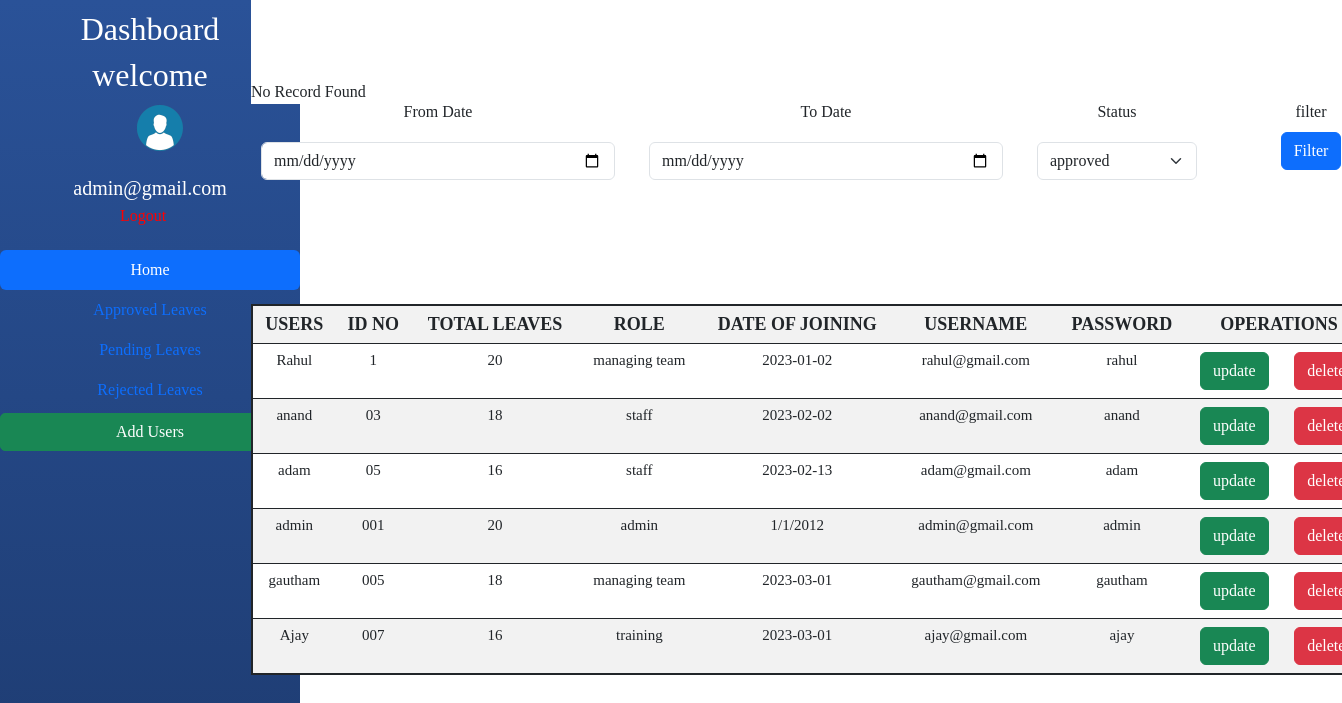
The page /adminhome.php (signed in) on the database its author committed.
### tables this page shows
CREATE TABLE `add_users` (
  `sl_no` int NOT NULL,
  `name` varchar(20) DEFAULT NULL,
  `id_no` varchar(20) DEFAULT NULL,
  `total_leaves` varchar(20) DEFAULT NULL,
  `role` varchar(20) DEFAULT NULL,
  `date_of_joining` varchar(30) DEFAULT NULL,
  `username` varchar(20) DEFAULT NULL,
  `password` varchar(20) DEFAULT NULL
);

### approved_leave.php (the view, shortened to what this page needs)
<html>
 <head>
  <link href="https://cdn.jsdelivr.net/npm/bootstrap@5.3.0-alpha1/dist/css/bootstrap.min.css" rel="stylesheet">
 </head>
 <body>
 </body>
</html>

### dashboard.php (shortened to what this page needs)
<html>
 <head>
  <link href="https://cdn.jsdelivr.net/npm/bootstrap@5.3.0-alpha1/dist/css/bootstrap.min.css" rel="stylesheet">
  <link rel="stylesheet" type="text/css" href="dashboard.css"/>
 </head>
 <body>
  <div class="dashboard-full">
   <div class="dashboard">
    <h2>Dashboard</h2>
    <h2>welcome</h2>
    <img class="userimg" src="User-Profile-PNG-High-Quality-Image.png"/>
    <a href="logout.php" class="logout">Logout</a>
    <?php
   $con=mysqli_connect("localhost","gokul","gokul","leave_management_system");
   $sel=mysqli_query($con,"select * from add_users where username='$a'");
   $r=mysqli_fetch_row($sel);
    ?>
    <div class="name">
    <?php
    echo" $r[6] <br>";
    ?>
    </div>
   </div>
  </div>
 </body>
</html>

### admin-home.php (shortened to what this page needs)
<html>
 <head>
  <link href="https://cdn.jsdelivr.net/npm/bootstrap@5.3.0-alpha1/dist/css/bootstrap.min.css" rel="stylesheet">
 </head>
 <body>
  <div class="container">
   <div class="add-user">
    <button type="button" class="btn btn-success btn-add_user" data-bs-toggle="modal" data-bs-target="#staticBackdrop">Add Users</button>
   </div>
   <table class="table table-striped table1">
    <tr>
     <th>Users</th>
     <th>Id no</th>
     <th>Total Leaves</th>
     <th>Role</th>
     <th>Date of joining</th>
     <th>Username</th>
     <th>password</th>
     <th colspan="2">operations</th>
    </tr>
<?php
  $con=mysqli_connect("localhost","gokul","gokul","leave_management_system");
  $sel=mysqli_query($con,"select * from add_users");
  if(mysqli_num_rows($sel)>0)
  {
  while($r=mysqli_fetch_row($sel))
  {
?>
    <tr>
     <td><?php echo $r[1];?></td>
     <td><?php echo $r[2];?></td>
     <td><?php echo $r[3];?></td>
     <td><?php echo $r[4];?></td>
     <td><?php echo $r[5];?></td>
     <td><?php echo $r[6];?></td>
     <td><?php echo $r[7];?></td>
     <td><button class="btn btn-success btn1"><a href="update.php?updateid=<?php echo$r[0]?> ">update</a></button></td>
     <td><button class="btn btn-danger btn1" id="btn"><a href="delete.php?deleteid=<?php echo$r[0]?> ">delete</a></button></td>
    </tr>
<?php
  }
  }
?>
   </table>
  </div>
 </body>
</html>

### dashboard.css (style rules this page uses)
* { padding:0px; margin:0px; font-family: 'Arial, Helvetica, sans-serif'; }
.dashboard { height:100vh; width:100%; max-width: 300px; position: fixed; left:0px; text-align: center; background-image: linear-gradient(to top, #1e3c72 0%, #1e3c72 1%, #2a5298 100%); padding:10px; }
.dashboard h2 { color:white; }
.logout { text-decoration: none; color:red; padding-top:10px ; line-height: 2; position:absolute; top:180px; left:120px; margin-top:10px; }
.dashboard h2 { text-align: center; }
.dashboard .userimg { width:50px; height:50px; position: relative; left:10px; }
.name { color:white; text-align: center; padding-top:20px ; font-size: 20px;; }

### admin.css (style rules this page uses)
* { padding:unset; margin:unset; font-family: 'Arial, Helvetica, sans-serif'; }
.btn1 a { text-decoration: none; color:white; }
.btn a { text-decoration: none; color:white; }
.btn-add_user { width:300px; border-radius:5px; }
.add-user { position:fixed; left:0px; top:413px; }
.container { padding-left:0px; padding-right:0px; }
.table1 { position:relative; left:0px; text-align: center; border:2px solid; margin-top:200px; margin-bottom:20px; }
.table1 th { text-transform: uppercase; font-size:18px; }
.table1 td { font-size:15px; }

### date-admin.css (style rules this page uses)
* { font-family:Arial, Helvetica, sans-serif; }
.container { position:relative; }

### rows shown on the page
add_users: username "admin@gmail.com", name "admin", id_no "001", total_leaves "20", role "admin", date_of_joining "1/1/2012", password "admin"
add_users: name "Rahul", id_no "1", total_leaves "20", role "managing team", date_of_joining "2023-01-02", username "rahul@gmail.com", password "rahul"
add_users: name "anand", id_no "03", total_leaves "18", role "staff", date_of_joining "2023-02-02", username "anand@gmail.com", password "anand"
add_users: name "adam", id_no "05", total_leaves "16", role "staff", date_of_joining "2023-02-13", username "adam@gmail.com", password "adam"
add_users: name "gautham", id_no "005", total_leaves "18", role "managing team", date_of_joining "2023-03-01", username "gautham@gmail.com", password "gautham"
add_users: name "Ajay", id_no "007", total_leaves "16", role "training", date_of_joining "2023-03-01", username "ajay@gmail.com", password "ajay"
